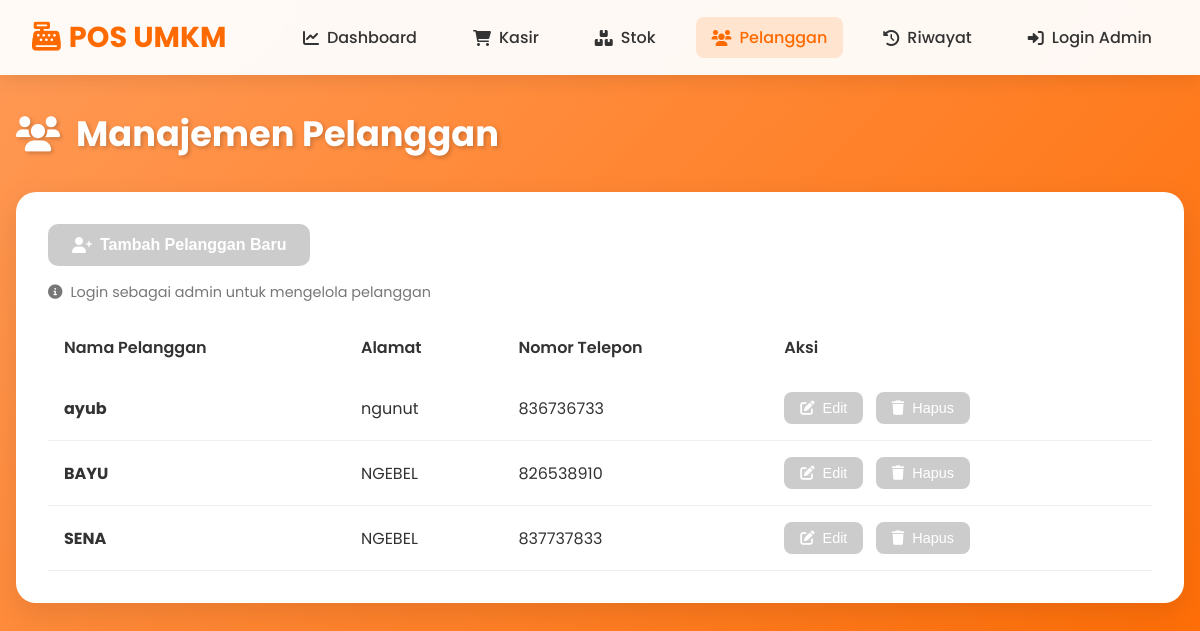
The app's page /pelanggan.php with its own data.
### tables this page shows
CREATE TABLE `pelanggan` (
  `pelanggan_id` int(11) NOT NULL,
  `nama_pelanggan` varchar(255) NOT NULL,
  `alamat` text NOT NULL,
  `nomor_telepon` int(11) NOT NULL
);

### config.php (called while the page is built, shortened)
<?php
function isAdmin() {
    return isset($_SESSION['admin_logged_in']) && $_SESSION['admin_logged_in'] === true;
}
?>

### pelanggan.php (the view, shortened to what this page needs)
<?php
require_once 'config.php';
 $query = "SELECT * FROM pelanggan ORDER BY nama_pelanggan ASC";
 $result = mysqli_query($conn, $query);
?>
<!DOCTYPE html>
<html lang="id">
<head>
    <link href="https://cdnjs.cloudflare.com/ajax/libs/font-awesome/6.0.0/css/all.min.css" rel="stylesheet">
</head>
<body>
    <nav class="navbar">
        <div class="navbar-brand">
            <i class="fas fa-cash-register"></i> POS UMKM
        </div>
        <ul class="navbar-menu" id="navbarMenu">
            <li><a href="dashboard.php"><i class="fas fa-chart-line"></i> Dashboard</a></li>
            <li><a href="index.php"><i class="fas fa-shopping-cart"></i> Kasir</a></li>
            <li><a href="stok.php"><i class="fas fa-boxes"></i> Stok</a></li>
            <li><a href="pelanggan.php" class="active"><i class="fas fa-users"></i> Pelanggan</a></li>
            <li><a href="riwayat.php"><i class="fas fa-history"></i> Riwayat</a></li>
            <?php if (isAdmin()): ?>
                <li><a href="logout.php"><i class="fas fa-sign-out-alt"></i> Logout</a><span class="admin-badge">Admin</span></li>
            <?php else: ?>
                <li><a href="login.php"><i class="fas fa-sign-in-alt"></i> Login Admin</a></li>
            <?php endif; ?>
        </ul>
    </nav>
    <div class="container">
        <h1 class="page-title"><i class="fas fa-users"></i> Manajemen Pelanggan</h1>
        <div class="card">
            <button class="btn-add" onclick="openAddModal()" <?php echo !isAdmin() ? 'disabled' : ''; ?>>
                <i class="fas fa-user-plus"></i> Tambah Pelanggan Baru
            </button>
            <?php if (!isAdmin()): ?>
                <p class="info-text">
                    <i class="fas fa-info-circle"></i> Login sebagai admin untuk mengelola pelanggan
                </p>
            <?php endif; ?>
            <div class="table-container">
                <table class="table">
                    <thead>
                        <tr>
                            <th>Nama Pelanggan</th>
                            <th>Alamat</th>
                            <th>Nomor Telepon</th>
                            <th>Aksi</th>
                        </tr>
                    </thead>
                    <tbody>
                        <?php while ($row = mysqli_fetch_assoc($result)): ?>
                            <tr>
                                <td><strong><?php echo htmlspecialchars($row['nama_pelanggan']); ?></strong></td>
                                <td><?php echo htmlspecialchars($row['alamat']); ?></td>
                                <td><?php echo htmlspecialchars($row['nomor_telepon']); ?></td>
                                <td>
                                    <button class="btn-action btn-edit" onclick='openEditModal(<?php echo json_encode($row); ?>)' <?php echo !isAdmin() ? 'disabled' : ''; ?>>
                                        <i class="fas fa-edit"></i> Edit
                                    </button>
                                    <button class="btn-action btn-delete" onclick='openDeleteModal(<?php echo json_encode($row); ?>)' <?php echo !isAdmin() ? 'disabled' : ''; ?>>
                                        <i class="fas fa-trash"></i> Hapus
                                    </button>
                                </td>
                            </tr>
                        <?php endwhile; ?>
                    </tbody>
                </table>
            </div>
        </div>
    </div>
</body>
</html>

### pelanggan.php (style rules this page uses)
* { margin: 0; padding: 0; box-sizing: border-box; }
body { font-family: 'Poppins', sans-serif; background: linear-gradient(135deg, #ff9a56 0%, #ff6a00 100%); min-height: 100vh; color: #333; }
.navbar { background: rgba(255, 255, 255, 0.95); backdrop-filter: blur(10px); padding: 1rem 2rem; box-shadow: 0 4px 20px rgba(0,0,0,0.1); display: flex; justify-content: space-between; align-items: center; position: sticky; top: 0; z-index: 100; }
.navbar-brand { font-size: 1.8rem; font-weight: 700; color: #ff6a00; display: flex; align-items: center; gap: 0.5rem; }
.navbar-menu { display: flex; gap: 1.5rem; list-style: none; }
.navbar-menu a { text-decoration: none; color: #333; font-weight: 500; padding: 0.5rem 1rem; border-radius: 8px; transition: all 0.3s ease; display: flex; align-items: center; gap: 0.5rem; }
.navbar-menu a.active { background: rgba(255, 106, 0, 0.15); color: #ff6a00; }
.container { max-width: 1400px; margin: 2rem auto; padding: 0 1rem; }
.page-title { color: white; font-size: 2.2rem; font-weight: 700; margin-bottom: 2rem; text-shadow: 2px 2px 4px rgba(0,0,0,0.2); display: flex; align-items: center; gap: 1rem; }
.card { background: white; border-radius: 20px; padding: 2rem; box-shadow: 0 10px 30px rgba(0,0,0,0.1); transition: all 0.3s ease; }
.btn-add { padding: 0.75rem 1.5rem; background: linear-gradient(135deg, #ff9a56 0%, #ff6a00 100%); color: white; border: none; border-radius: 10px; font-size: 1rem; font-weight: 600; cursor: pointer; margin-bottom: 1.5rem; transition: all 0.3s ease; display: inline-flex; align-items: center; gap: 0.5rem; }
.btn-add:disabled { background: #cccccc; cursor: not-allowed; transform: none; box-shadow: none; }
.info-text { color: #777; font-size: 0.9rem; margin-top: -0.5rem; margin-bottom: 1rem; display: flex; align-items: center; gap: 0.5rem; }
.table-container { overflow-x: auto; }
.table { width: 100%; border-collapse: collapse; }
.table th { padding: 1rem; text-align: left; font-weight: 600; }
.table td { padding: 1rem; border-bottom: 1px solid #f0f0f0; }
.table tbody tr { transition: all 0.3s ease; }
.btn-action { padding: 0.5rem 1rem; border: none; border-radius: 8px; cursor: pointer; font-size: 0.9rem; margin-right: 0.5rem; transition: all 0.3s ease; display: inline-flex; align-items: center; gap: 0.5rem; }
.btn-edit { background: linear-gradient(135deg, #ff9a56 0%, #ff6a00 100%); color: white; }
.btn-delete { background: linear-gradient(135deg, #ff6b6b 0%, #ee5a24 100%); color: white; }
.btn-action:disabled { background: #ccc; cursor: not-allowed; transform: none; box-shadow: none; }

### records on screen
pelanggan: nama_pelanggan "ayub", alamat "ngunut", nomor_telepon "836736733"
pelanggan: nama_pelanggan "BAYU", alamat "NGEBEL", nomor_telepon "826538910"
pelanggan: nama_pelanggan "SENA", alamat "NGEBEL", nomor_telepon "837737833"
